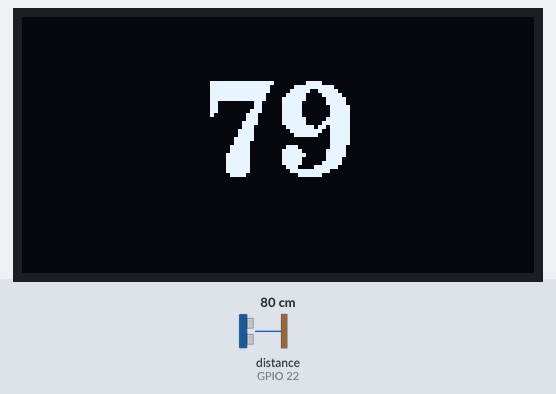
Simulated run of this sketch. Board: ESP32. Shown: 128×64 one-colour display. Wiring (inferred from the names in the program): ultrasonic range finder: trigger GPIO 23; echo GPIO 22. The test bench sets the inputs (shaded band); at power-on: distance to the obstacle (sensor on GPIO 22) 80 cm. The echo pulse lasts 58.3 µs per cm; what the sketch prints to the serial monitor is not drawn.

Above: at 3.2 s.
3.3 s: distance to the obstacle (sensor on GPIO 22) set to 4 cm
At 4.8 s:
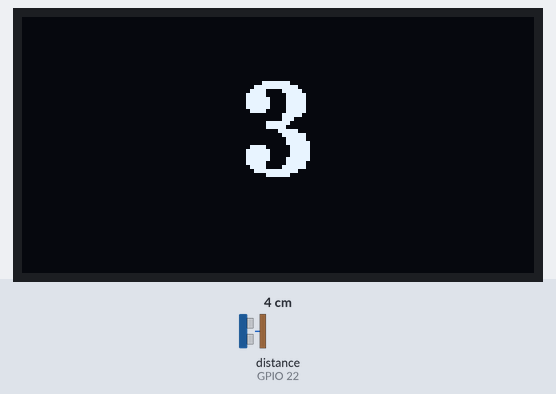
5.5 s: distance to the obstacle (sensor on GPIO 22) set to 9 cm
At 6.3 s:
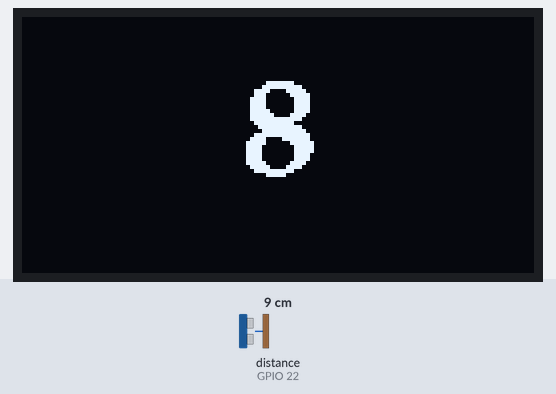
7.5 s: distance to the obstacle (sensor on GPIO 22) set to 18 cm
At 9.1 s:
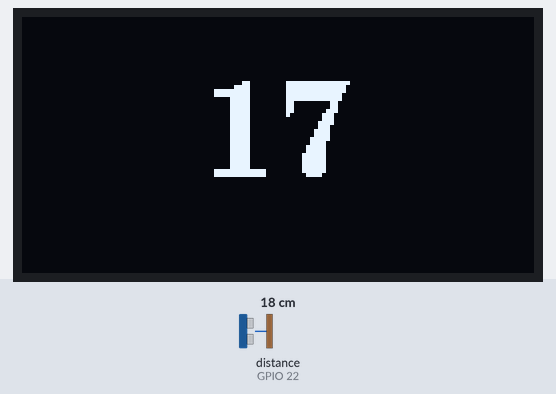
Timing chart, 0 to 10.6 s (numbered marks = the images above; inputs shaded):
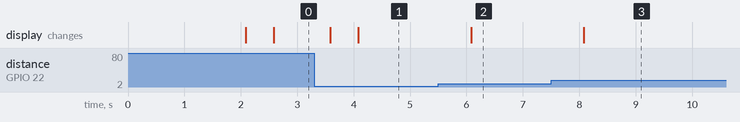

Measured:
- after the input at 3.3 s, the display: first changes after 0.28 s (image 1 shows a later state)
- after the input at 5.5 s, the display: changes after 0.58 s (image 2)
- after the input at 7.5 s, the display: changes after 0.58 s (image 3)

The sketch:

UltasonicOLED_SSD1306_Proofreading.ino
```cpp
#include <Wire.h>
#include <U8g2lib.h>

// OLED I2C 設定
#define I2C_SDA 19
#define I2C_SCL 18

U8G2_SSD1306_128X64_NONAME_F_HW_I2C u8g2(U8G2_R0, /* reset=*/ U8X8_PIN_NONE, I2C_SCL, I2C_SDA);

// 超音波模組腳位
const int trigPin = 23;
const int echoPin = 22;

const unsigned long measureInterval = 50;   // 每 50ms 偵測一次
const unsigned long displayInterval = 500;  // 每 500ms 顯示平均
unsigned long lastMeasureTime = 0;
unsigned long lastDisplayTime = 0;

const int sampleSize = 10;
int distanceSamples[sampleSize];
int sampleIndex = 0;

void setup() {
  Serial.begin(115200);
  Wire.begin(I2C_SDA, I2C_SCL);
  u8g2.begin();

  u8g2.clearBuffer();
  u8g2.setFont(u8g2_font_ncenB18_tr);
  u8g2.setCursor(-5, 20);
  u8g2.print("Ready");
  u8g2.sendBuffer();
  delay(2000);
  u8g2.clearBuffer();

  pinMode(trigPin, OUTPUT);
  pinMode(echoPin, INPUT);
  digitalWrite(trigPin, LOW);
}

void loop() {
  unsigned long currentMillis = millis();

  // 每 50ms 偵測一次距離
  if (currentMillis - lastMeasureTime >= measureInterval) {
    lastMeasureTime = currentMillis;
    recordDistance();
  }

  // 每 500ms 顯示平均距離
  if (currentMillis - lastDisplayTime >= displayInterval) {
    lastDisplayTime = currentMillis;
    displayAverageDistance();
  }
}

// 封裝：記錄一次距離到陣列
void recordDistance() {
  int d = getDistance(trigPin, echoPin);

  if (d > 2 && d < 400) {
    distanceSamples[sampleIndex] = d;
  } else {
    distanceSamples[sampleIndex] = -1; // 無效值
  }

  sampleIndex = (sampleIndex + 1) % sampleSize;
}

// 封裝：計算平均並顯示
void displayAverageDistance() {
  int sum = 0;
  int count = 0;
  for (int i = 0; i < sampleSize; i++) {
    if (distanceSamples[i] != -1) {
      sum += distanceSamples[i];
      count++;
    }
  }

  if (count > 0) {
    int avgDistance = sum / count;

    Serial.print("平均距離: ");
    Serial.print(avgDistance);
    Serial.println(" cm");

    // 顯示在 OLED
    u8g2.clearBuffer();
    u8g2.setFont(u8g2_font_ncenB24_tr);
    int numWidth = u8g2.getUTF8Width(String(avgDistance).c_str());
    int numX = (128 - numWidth) / 2;
    u8g2.setCursor(numX, 40);
    u8g2.print(avgDistance);
    u8g2.sendBuffer();
  } else {
    Serial.println("無有效資料");
  }
}

// 測距函數
int getDistance(int trigPin, int echoPin) {
  digitalWrite(trigPin, LOW);
  delayMicroseconds(2);
  digitalWrite(trigPin, HIGH);
  delayMicroseconds(10);
  digitalWrite(trigPin, LOW);

  long duration = pulseIn(echoPin, HIGH);
  int distance = duration * 0.034 / 2;
  return distance;
}
```
